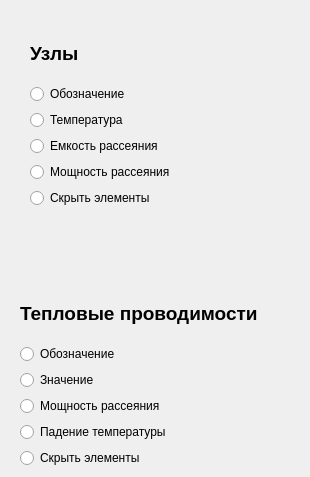
      <widget class="QWidget" name="page_8">
       <widget class="QWidget" name="layoutWidget">
        <property name="geometry">
         <rect>
          <x>30</x>
          <y>30</y>
          <width>271</width>
          <height>178</height>
         </rect>
        </property>
        <layout class="QVBoxLayout" name="verticalLayout_10">
         <item>
          <widget class="QLabel" name="label_7">
           <property name="text">
            <string>&lt;html&gt;&lt;head/&gt;&lt;body&gt;&lt;p&gt;&lt;span style=&quot; font-size:14pt; font-weight:700;&quot;&gt;Узлы&lt;/span&gt;&lt;/p&gt;&lt;/body&gt;&lt;/html&gt;</string>
           </property>
          </widget>
         </item>
         <item>
          <widget class="QRadioButton" name="radioButton">
           <property name="text">
            <string>Обозначение</string>
           </property>
          </widget>
         </item>
         <item>
          <widget class="QRadioButton" name="radioButton_2">
           <property name="text">
            <string>Температура</string>
           </property>
          </widget>
         </item>
         <item>
          <widget class="QRadioButton" name="radioButton_3">
           <property name="text">
            <string>Емкость рассеяния</string>
           </property>
          </widget>
         </item>
         <item>
          <widget class="QRadioButton" name="radioButton_4">
           <property name="text">
            <string>Мощность рассеяния</string>
           </property>
          </widget>
         </item>
         <item>
          <widget class="QRadioButton" name="radioButton_9">
           <property name="text">
            <string>Скрыть элементы</string>
           </property>
          </widget>
         </item>
        </layout>
       </widget>
       <widget class="QWidget" name="layoutWidget">
        <property name="geometry">
         <rect>
          <x>20</x>
          <y>290</y>
          <width>281</width>
          <height>178</height>
         </rect>
        </property>
        <layout class="QVBoxLayout" name="verticalLayout_8">
         <item>
          <widget class="QLabel" name="label_9">
           <property name="text">
            <string>&lt;html&gt;&lt;head/&gt;&lt;body&gt;&lt;p&gt;&lt;span style=&quot; font-size:14pt; font-weight:700;&quot;&gt;Тепловые проводимости&lt;/span&gt;&lt;/p&gt;&lt;/body&gt;&lt;/html&gt;</string>
           </property>
          </widget>
         </item>
         <item>
          <widget class="QRadioButton" name="radioButton_5">
           <property name="text">
            <string>Обозначение</string>
           </property>
          </widget>
         </item>
         <item>
          <widget class="QRadioButton" name="radioButton_6">
           <property name="text">
            <string>Значение</string>
           </property>
          </widget>
         </item>
         <item>
          <widget class="QRadioButton" name="radioButton_7">
           <property name="text">
            <string>Мощность рассеяния</string>
           </property>
          </widget>
         </item>
         <item>
          <widget class="QRadioButton" name="radioButton_8">
           <property name="text">
            <string>Падение температуры</string>
           </property>
          </widget>
         </item>
         <item>
          <widget class="QRadioButton" name="radioButton_10">
           <property name="text">
            <string>Скрыть элементы</string>
           </property>
          </widget>
         </item>
        </layout>
       </widget>
      </widget>
